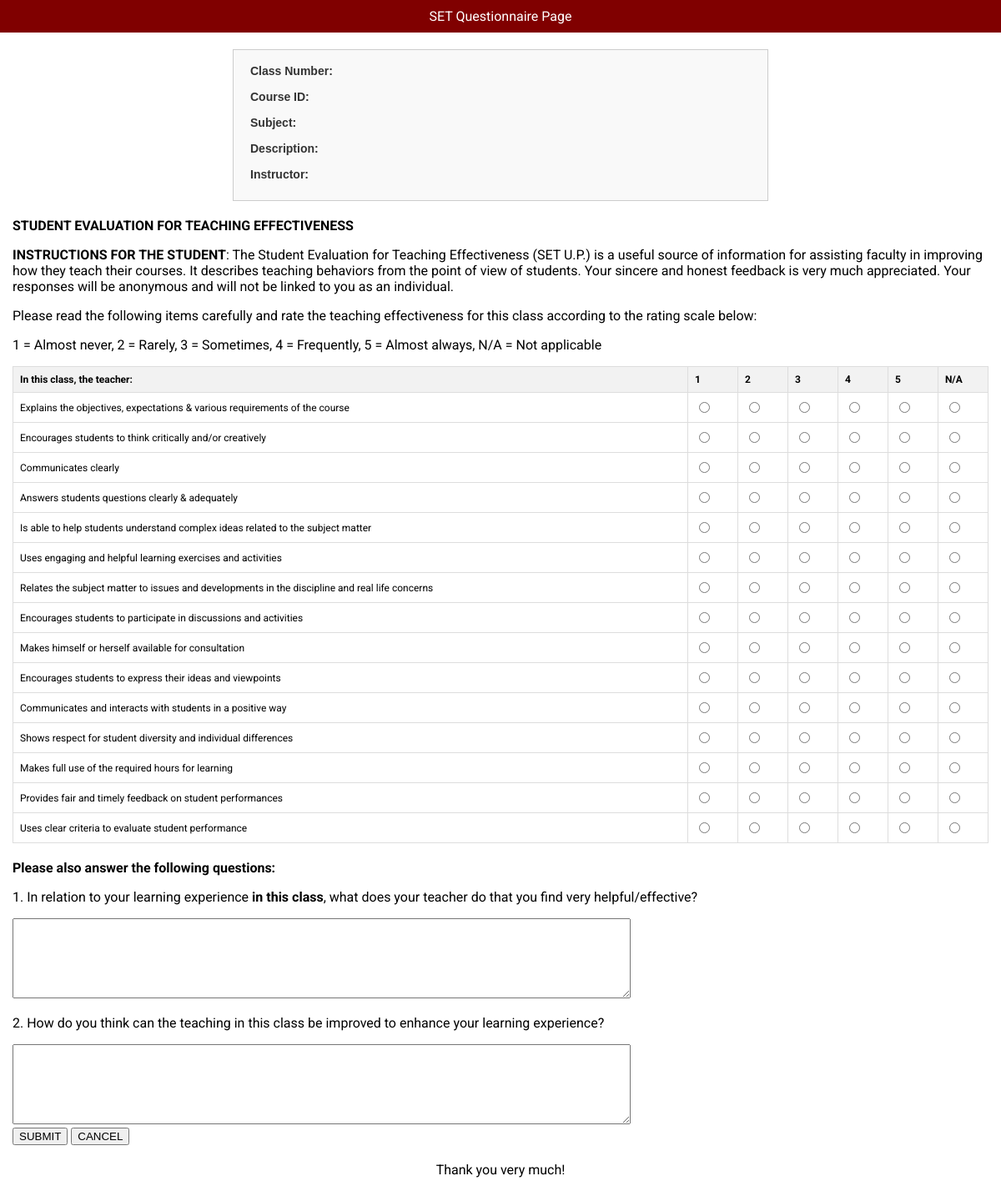
/eval.php, run on the app's committed database.
### tables this page shows
CREATE TABLE `questionnaire` (
  `question_ID` int(11) NOT NULL,
  `questions` varchar(255) DEFAULT NULL
);

### eval.php (the view, shortened to what this page needs)
<!DOCTYPE html>
<html lang="en">
<head>
    <link rel="stylesheet" href="./style.css">
</head>
<body>
    <div class="header"> SET Questionnaire Page </div>
    <div class="information">
        <div class="course_Num">
            <div class="label"><strong>Class Number: </strong> <span class="info"></span></div>
        </div>
        <div class="course_ID">
            <div class="label"><strong>Course ID: </strong> <span class="info"></span></div>
        </div>
        <div class="course_Title">
            <div class="label"><strong>Subject:</strong> <span class="info"></span></div>
        </div>
        <div class="class_desc">
            <div class="label"><strong>Description:</strong> <span class="info"></span></div>
        </div>
        <div class="instructor_name">
            <div class="label"><strong>Instructor: </strong> <span class="info"></span></div>
        </div>
    </div>
    <div id="page-content">
        <div class="instructions">
            <p><strong>STUDENT EVALUATION FOR TEACHING EFFECTIVENESS</strong></p>
            <p>
                <strong>INSTRUCTIONS FOR THE STUDENT</strong>: The Student Evaluation for Teaching Effectiveness (SET U.P.) is a useful source
                of information for assisting faculty in improving how they teach their courses. It describes teaching behaviors
                from the point of view of students. Your sincere and honest feedback is very much appreciated. Your responses
                will be anonymous and will not be linked to you as an individual.
            </p>
            <p>
                Please read the following items carefully and rate the teaching effectiveness for this class according to the
                rating scale below:
            </p>
            <p>
                1 = Almost never, 2 = Rarely, 3 = Sometimes, 4 = Frequently, 5 = Almost always, N/A = Not applicable
            </p>
        </div>
        <form action = "connect.php" method = "post">
            <table>
                <thead>
                    <tr>
                        <th class="question">In this class, the teacher:</th>
                        <th>1</th>
                        <th>2</th>
                        <th>3</th>
                        <th>4</th>
                        <th>5</th>
                        <th>N/A</th>
                    </tr>
                </thead>
                <tbody>
                    <?php
                    $conn = new mysqli('localhost', 'root', '', 'seteval');
                    $sql = "SELECT * FROM questionnaire";
                    $result = $conn->query($sql);
                    if ($result->num_rows > 0) {
                        $i = 1;
                        while ($row = $result->fetch_assoc()) {
                            echo '<tr>';
                            echo '<td class="question">' . $row["questions"] . '</td>';
                            for ($j = 1; $j <= 5; $j++) {
                                echo '<td><input type="radio" name="responses[' . $i . ']" value="' . $j . '"></td>';
                            }
                            echo '<td><input type="radio" name="responses[' . $i . ']" value="N/A"></td>';
                            echo '</tr>';
                            $i++;
                        }
                    } else {
                        echo "<tr><td colspan='7'>No questions available.</td></tr>";
                    }
                    ?>
                </tbody>
            </table>
            <div style="margin-top: 20px; font-weight: bold;">Please also answer the following questions:</div>
            <div>
                <p>1. In relation to your learning experience <strong>in this class</strong>, what does your teacher do that you find very helpful/effective?</p>
                <textarea name="comments[open1]" rows="6" cols="90"></textarea>
            </div>
            <div>
                <p>2. How do you think can the teaching in this class be improved to enhance your learning experience?</p>
                <textarea name="comments[open2]" rows="6" cols="90"></textarea>
            </div>
        <div class="button-container">
            <button type="submit">SUBMIT</button>
            <button type="button" onclick="window.location.href='index.php'">CANCEL</button>
        </div>
        <p style="text-align: center; margin-top: 20px;">Thank you very much!</p>
    </form>
</div>
</body>
</html>

### style.css (style rules this page uses)
body { font-family: 'Roboto', sans-serif; margin: 0; }
.header { background-color: maroon; color: white; padding: 10px; text-align: center; margin: 0; margin-bottom: 20px; }
table { width: 100%; border-collapse: collapse; font-size: 12px; }
th, td { border: 1px solid #ddd; padding: 8px; text-align: left; }
th { background-color: #f2f2f2; }
.information { margin-bottom: 20px; font-size: 14px; line-height: 1.6; }
.information div { margin: 5px 0; }
.information { font-family: Arial, sans-serif; border: 1px solid #ccc; padding: 10px 20px; max-width: 600px; background-color: #f9f9f9; margin: 20px auto; }
.information .label { font-weight: bold; display: inline-block; width: 200px; color: #333; }
.information > div { margin-bottom: 10px; display: flex; justify-content: space-between; }
.information .label, .information .info { margin: 0; line-height: 1.5; }
#page-content { margin: 0 15px; font-family: 'Roboto', sans-serif; }

### data on the page
questionnaire: questions "Explains the objectives, expectations & various requirements of the course"
questionnaire: questions "Encourages students to think critically and/or creatively"
questionnaire: questions "Communicates clearly"
questionnaire: questions "Answers students questions clearly & adequately"
questionnaire: questions "Is able to help students understand complex ideas related to the subject matter"
questionnaire: questions "Uses engaging and helpful learning exercises and activities"
questionnaire: questions "Relates the subject matter to issues and developments in the discipline and real life concerns"
questionnaire: questions "Encourages students to participate in discussions and activities"
questionnaire: questions "Makes himself or herself available for consultation"
questionnaire: questions "Encourages students to express their ideas and viewpoints"
questionnaire: questions "Communicates and interacts with students in a positive way"
questionnaire: questions "Shows respect for student diversity and individual differences"
questionnaire: questions "Makes full use of the required hours for learning"
questionnaire: questions "Provides fair and timely feedback on student performances"
questionnaire: questions "Uses clear criteria to evaluate student performance"
